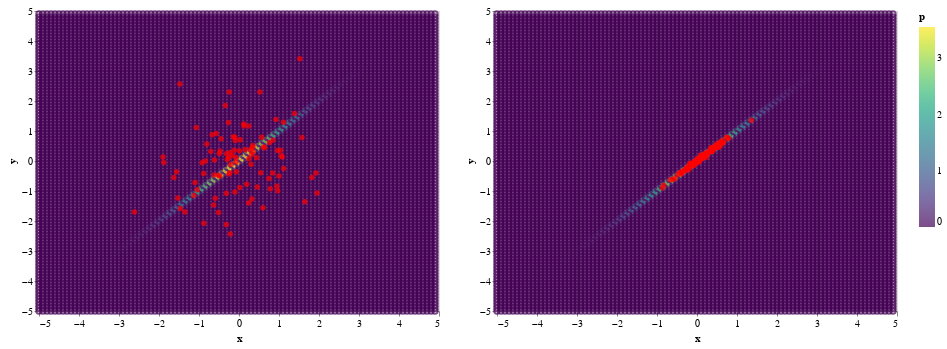

This figure's notebook cell:
### Code cell
fig = get_density_chart(distribution, d=5.0, step=0.1)

(fig + get_particles_chart(x_init.cpu().numpy())) | (fig + get_particles_chart(x.cpu().numpy()))

### Figure 1 — Vega-Lite specification as saved in the notebook (floating-point values rounded to 4 significant figures; data arrays with more than 128 entries replaced by an {"elided": "..."} marker saying what was removed)
{"config": {"view": {"continuousWidth": 400, "continuousHeight": 300}}, "hconcat": [{"layer": [{"data": {"name": "data-789f4cebe78f889ff94e3a9d5bc03c9d"}, "mark": "point", "encoding": {"color": {"type": "quantitative", "field": "p", "scale": {"scheme": "viridis"}}, "tooltip": [{"type": "quantitative", "field": "x"}, {"type": "quantitative", "field": "y"}, {"type": "quantitative", "field": "p"}], "x": {"type": "quantitative", "field": "x"}, "y": {"type": "quantitative", "field": "y"}}}, {"data": {"name": "data-9f244f3cf0a39de961c36e60f2cb09a6"}, "mark": {"type": "circle", "color": "red"}, "encoding": {"x": {"type": "quantitative", "field": "x"}, "y": {"type": "quantitative", "field": "y"}}}]}, {"layer": [{"data": {"name": "data-789f4cebe78f889ff94e3a9d5bc03c9d"}, "mark": "point", "encoding": {"color": {"type": "quantitative", "field": "p", "scale": {"scheme": "viridis"}}, "tooltip": [{"type": "quantitative", "field": "x"}, {"type": "quantitative", "field": "y"}, {"type": "quantitative", "field": "p"}], "x": {"type": "quantitative", "field": "x"}, "y": {"type": "quantitative", "field": "y"}}}, {"data": {"name": "data-7b7706080f721b2ab1e6a33ce89b0dd4"}, "mark": {"type": "circle", "color": "red"}, "encoding": {"x": {"type": "quantitative", "field": "x"}, "y": {"type": "quantitative", "field": "y"}}}]}], "$schema": "https://vega.github.io/schema/vega-lite/v4.8.1.json", "datasets": {"data-789f4cebe78f889ff94e3a9d5bc03c9d": {"elided": "10000 records"}, "data-9f244f3cf0a39de961c36e60f2cb09a6": [{"x": -1.126, "y": -1.152}, {"x": -0.2506, "y": -0.4339}, {"x": 0.8487, "y": 0.692}, {"x": -0.316, "y": -2.115}, {"x": 0.3223, "y": -1.263}, {"x": 0.35, "y": 0.3081}, {"x": 0.1198, "y": 1.238}, {"x": 1.117, "y": -0.2473}, {"x": -1.353, "y": -1.696}, {"x": 0.5667, "y": 0.7935}, {"x": 0.5988, "y": -1.555}, {"x": -0.3414, "y": 1.853}, {"x": 0.7502, "y": -0.5855}, {"x": -0.1734, "y": 0.1835}, {"x": 1.389, "y": 1.586}, {"x": 0.9463, "y": -0.8437}, {"x": -0.6136, "y": 0.03159}, {"x": -0.4927, "y": 0.2484}, {"x": 0.4397, "y": 0.1124}, {"x": 0.6408, "y": 0.4412}, {"x": -0.1023, "y": 0.7924}, {"x": -0.2897, "y": 0.05251}, {"x": 0.5229, "y": 2.302}, {"x": -1.469, "y": -1.587}, {"x": -0.6731, "y": 0.8728}, {"x": 1.055, "y": 0.1778}, {"x": -0.2303, "y": -0.3918}, {"x": 0.5433, "y": -0.3952}, {"x": -0.4462, "y": 0.744}, {"x": 1.521, "y": 3.411}, {"x": -1.531, "y": -1.234}, {"x": 1.82, "y": -0.5515}, {"x": -0.5692, "y": 0.92}, {"x": 1.111, "y": 1.29}, {"x": -1.478, "y": 2.567}, {"x": -0.4731, "y": 0.3356}, {"x": -1.629, "y": -0.5497}, {"x": -0.4798, "y": -0.4997}, {"x": -1.067, "y": 1.115}, {"x": -0.1407, "y": 0.8058}, {"x": -0.09335, "y": 0.6871}, {"x": -0.8383, "y": 0.0008918}, {"x": 0.8419, "y": -0.4}, {"x": 1.039, "y": 0.3582}, {"x": -0.246, "y": 2.303}, {"x": -1.882, "y": -0.04973}, {"x": -1.045, "y": -0.9565}, {"x": 0.03353, "y": 0.7101}, {"x": 1.646, "y": -1.36}, {"x": 0.3446, "y": 0.5199}, {"x": -2.613, "y": -1.696}, {"x": -0.2282, "y": 0.28}, {"x": 0.2469, "y": 0.07689}, {"x": 0.338, "y": 0.4544}, {"x": 0.4569, "y": -0.8654}, {"x": 0.7813, "y": -0.9268}, {"x": -0.2188, "y": -2.435}, {"x": -0.07291, "y": -0.03399}, {"x": 0.9625, "y": 0.3492}, {"x": -0.9215, "y": -0.05619}, {"x": -0.6227, "y": -0.4637}, {"x": 1.922, "y": -0.4025}, {"x": 0.1239, "y": 1.165}, {"x": 0.9234, "y": 1.387}, {"x": -0.8834, "y": -0.4189}, {"x": -0.8048, "y": 0.5656}, {"x": 0.6104, "y": 0.4669}, {"x": 1.951, "y": -1.063}, {"x": -0.07733, "y": 0.1164}, {"x": -0.594, "y": -1.244}, {"x": -0.1021, "y": -1.034}, {"x": -0.3126, "y": 0.2458}, {"x": -0.2596, "y": 0.1183}, {"x": 0.244, "y": 1.165}, {"x": 0.2886, "y": 0.3866}, {"x": -0.2011, "y": -0.1179}, {"x": 0.1922, "y": -0.7722}, {"x": -1.9, "y": 0.1307}, {"x": -0.7043, "y": 0.3147}, {"x": 0.1574, "y": 0.3854}, {"x": 0.9671, "y": -0.9911}, {"x": 0.3016, "y": -0.1073}, {"x": 0.9985, "y": -0.4987}, {"x": 0.7611, "y": 0.6183}, {"x": 0.314, "y": 0.2133}, {"x": -0.1201, "y": 0.3605}, {"x": -0.314, "y": -1.079}, {"x": 0.2408, "y": -1.396}, {"x": -0.06614, "y": -0.3584}, {"x": -1.562, "y": -0.3546}, {"x": 1.081, "y": 0.1315}, {"x": 1.574, "y": 0.7814}, {"x": -0.5111, "y": -1.714}, {"x": -0.5101, "y": -0.4749}, {"x": -0.6334, "y": -1.468}, {"x": -0.8785, "y": -2.078}, {"x": -1.1, "y": -0.7201}, {"x": 0.01193, "y": 0.3398}, {"x": -0.2635, "y": 1.28}, {"x": 0.01939, "y": -0.8808}], "data-7b7706080f721b2ab1e6a33ce89b0dd4": [{"x": -0.232, "y": -0.2464}, {"x": -0.01321, "y": 0.02493}, {"x": 0.1044, "y": 0.1667}, {"x": -0.6677, "y": -0.628}, {"x": -0.2136, "y": -0.2963}, {"x": 0.1967, "y": 0.2525}, {"x": 0.588, "y": 0.5002}, {"x": 0.483, "y": 0.5654}, {"x": -0.5933, "y": -0.617}, {"x": 0.2138, "y": 0.2038}, {"x": -0.3897, "y": -0.435}, {"x": 0.5848, "y": 0.6102}, {"x": -0.04586, "y": -0.04762}, {"x": 0.2535, "y": 0.2658}, {"x": 0.6557, "y": 0.6183}, {"x": 0.002596, "y": -0.04905}, {"x": 0.1473, "y": 0.1664}, {"x": 0.05849, "y": 0.07358}, {"x": 0.2285, "y": 0.1738}, {"x": 0.1057, "y": 0.09579}, {"x": 0.3663, "y": 0.3125}, {"x": 0.3658, "y": 0.3862}, {"x": 0.607, "y": 0.6014}, {"x": -0.553, "y": -0.5744}, {"x": 0.2684, "y": 0.2622}, {"x": 0.3288, "y": 0.3657}, {"x": 0.0902, "y": 0.06107}, {"x": 0.01355, "y": -0.0122}, {"x": 0.2396, "y": 0.2366}, {"x": 1.363, "y": 1.36}, {"x": -0.3521, "y": -0.334}, {"x": 0.3873, "y": 0.3282}, {"x": 0.2886, "y": 0.2918}, {"x": 0.46, "y": 0.4907}, {"x": 0.352, "y": 0.4475}, {"x": 0.1068, "y": 0.08935}, {"x": -0.2516, "y": -0.218}, {"x": -0.05595, "y": -0.0421}, {"x": 0.09178, "y": 0.2006}, {"x": 0.3292, "y": 0.3182}, {"x": 0.3324, "y": 0.3242}, {"x": 0.1419, "y": 0.09328}, {"x": 0.004899, "y": 0.08358}, {"x": 0.2486, "y": 0.2698}, {"x": 0.6483, "y": 0.6135}, {"x": -0.3101, "y": -0.3447}, {"x": -0.1222, "y": -0.1105}, {"x": 0.4072, "y": 0.3773}, {"x": -0.07035, "y": -0.1533}, {"x": 0.3811, "y": 0.3756}, {"x": -0.8333, "y": -0.807}, {"x": 0.1953, "y": 0.1609}, {"x": 0.779, "y": 0.7386}, {"x": 0.3901, "y": 0.3952}, {"x": -0.1122, "y": -0.08425}, {"x": -0.05883, "y": -0.09086}, {"x": -0.8632, "y": -0.9027}, {"x": 0.7311, "y": 0.7916}, {"x": 0.183, "y": 0.1963}, {"x": 0.06191, "y": -0.02176}, {"x": -0.06903, "y": -0.01505}, {"x": 0.5573, "y": 0.6075}, {"x": 0.5346, "y": 0.4491}, {"x": 0.4031, "y": 0.452}, {"x": -0.03092, "y": -0.02327}, {"x": 0.155, "y": 0.1428}, {"x": 0.1266, "y": 0.123}, {"x": 0.2306, "y": 0.1204}, {"x": 0.6118, "y": 0.5891}, {"x": -0.2707, "y": -0.2593}, {"x": -0.1868, "y": -0.1539}, {"x": 0.125, "y": 0.135}, {"x": 0.2441, "y": 0.2104}, {"x": 0.4963, "y": 0.4572}, {"x": 0.465, "y": 0.4631}, {"x": 0.6201, "y": 0.6877}, {"x": -0.1734, "y": -0.07366}, {"x": -0.2667, "y": -0.2625}, {"x": 0.0438, "y": 0.04756}, {"x": 0.501, "y": 0.4919}, {"x": -0.01431, "y": -0.07588}, {"x": 0.7782, "y": 0.7727}, {"x": 0.07674, "y": 0.03388}, {"x": 0.09144, "y": 0.13}, {"x": 0.4653, "y": 0.4827}, {"x": 0.2532, "y": 0.2765}, {"x": -0.192, "y": -0.181}, {"x": -0.3829, "y": -0.3621}, {"x": 0.2385, "y": 0.2102}, {"x": -0.1603, "y": -0.2}, {"x": 0.4085, "y": 0.4485}, {"x": 0.4564, "y": 0.4483}, {"x": -0.4354, "y": -0.3949}, {"x": -0.03668, "y": -0.04525}, {"x": -0.3913, "y": -0.3923}, {"x": -0.4765, "y": -0.4475}, {"x": -0.1024, "y": -0.0972}, {"x": 0.4782, "y": 0.4755}, {"x": 0.5069, "y": 0.4863}, {"x": -0.1813, "y": -0.09495}]}}
